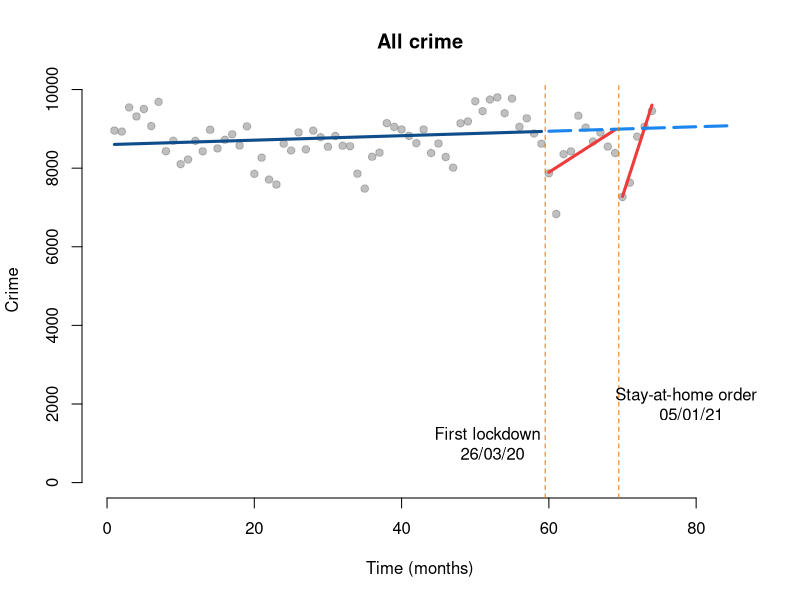
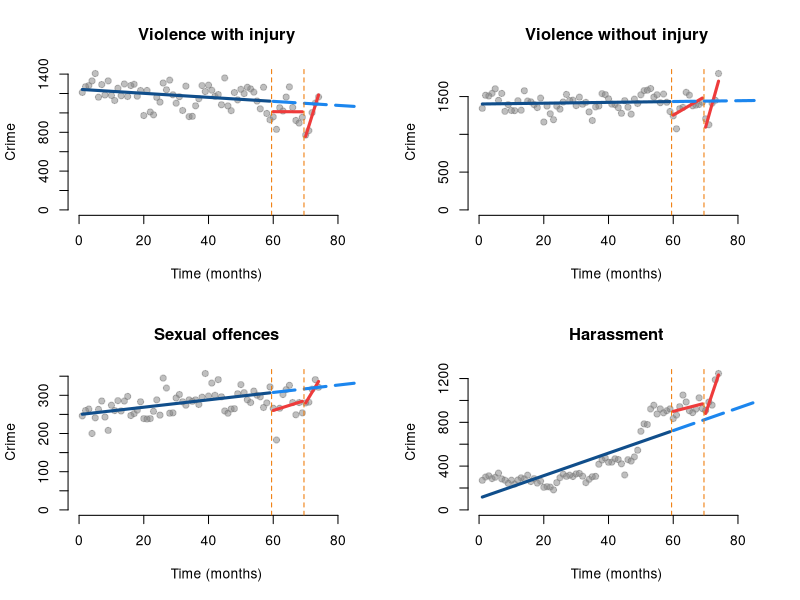
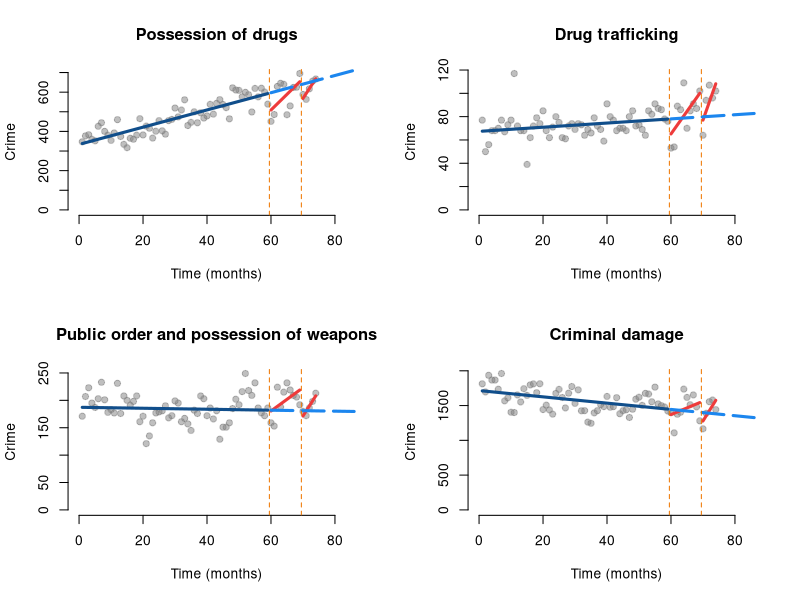
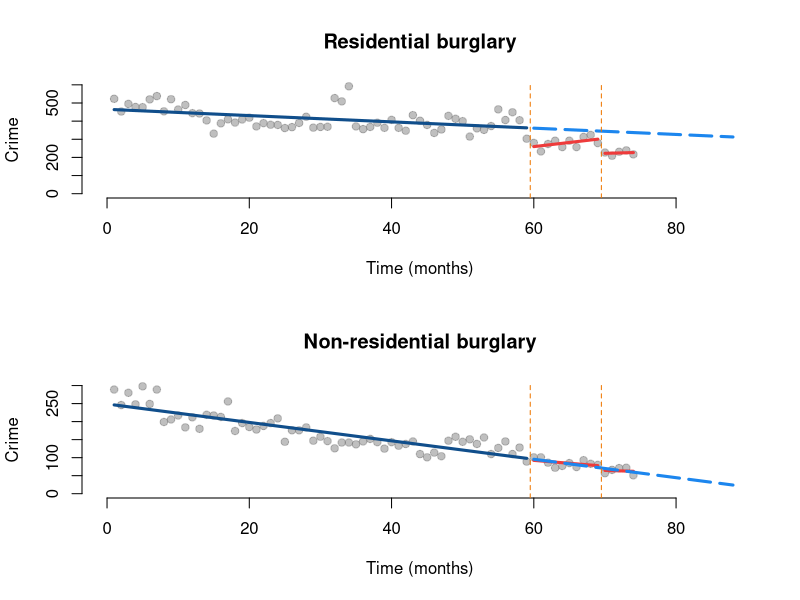
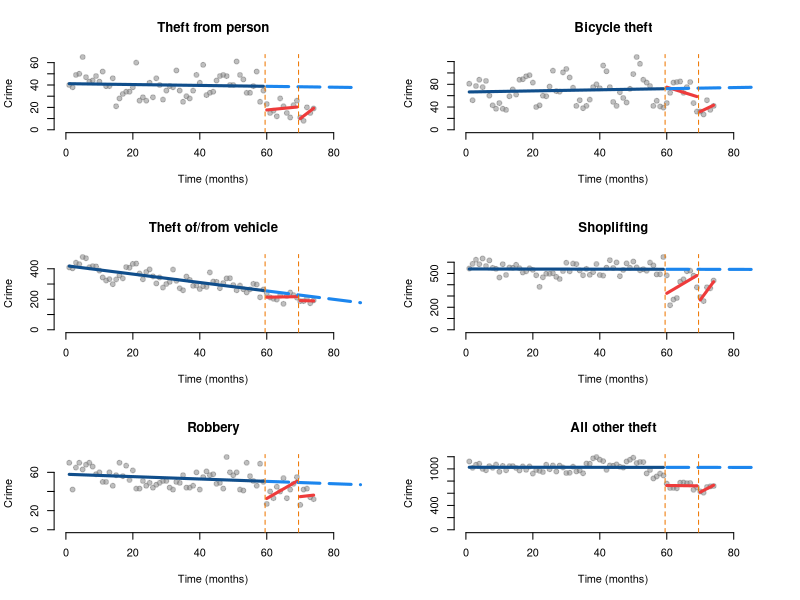
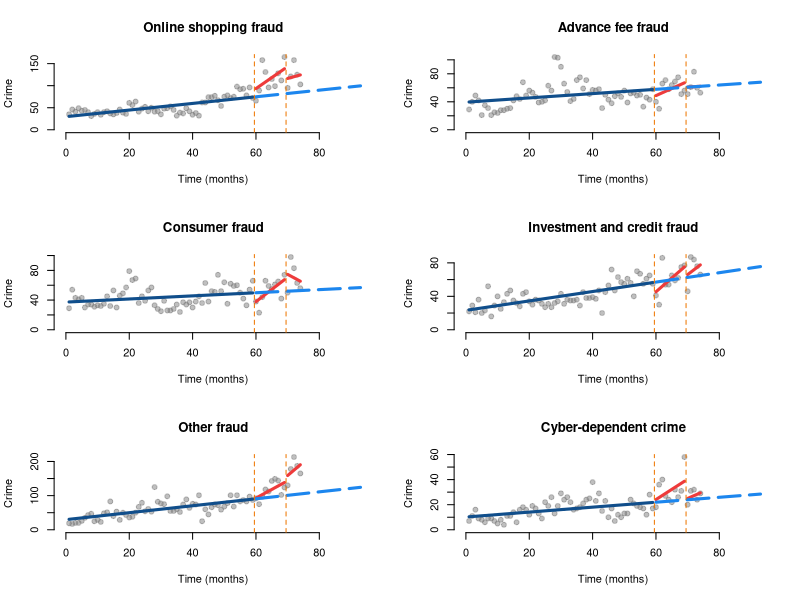

The R script that drew these images, in order:

#######################
#
# Crime and COVID in NI
#
######################

rm(list=ls())

#load packages
library(here)
library(dplyr)

#load data
data <- read.csv(here("data/data_rev.csv"))

#function to obtain model results
modelit <- function(dataset, Y, T, D1, P1, D2, P2){
  
  #estimate temporal model
  ts <- lm(Y ~ T + D1 + P1 + D2 + P2, data = dataset)
  
  #print model results
  summary(ts)
  
}

#function to automate plotting
plotit <- function(dataset, Y, T, D1, P1, D2, P2, title){
  
  #estimate temporal model
  ts <- lm(Y ~ T + D1 + P1 + D2 + P2, data = dataset)
  
  #print model results
  summary(ts)
  
  #predict from the model
  pred1 <- predict(ts, dataset)
  
  #create new dataset where D and P are 0
  datanew <- as.data.frame(cbind(T = rep(1 : length(dataset)), 
                                 D1 = rep(0), 
                                 P1 = rep(0),
                                 D2 = rep(0),
                                 P2 = rep(0)))
  
  #predict counterfactual
  pred2 <- predict(ts, datanew)
  
  #design plot
  plot( Y,
        bty = "n",
        col = gray(0.5, 0.5), pch=19,
        ylim = c(0, max(Y)), xlim=c(0, length(dataset)),
        xlab = "Time (months)", 
        ylab = "Crime",
        main = title)
  
  #draw lines
  lines( rep(1:59), pred1[1:59], col = "dodgerblue4", lwd = 3 )
  lines( rep(60:69), pred1[60:69], col="brown2", lwd = 3 )
  lines( rep(70:length(pred1)), pred1[70:length(pred1)], col="brown2", lwd = 3 )
  lines( rep(60:length(pred2)), pred2[60:length(pred2)], col="dodgerblue2", lwd = 3, lty = 5 ) 
  abline( v=59.5, col="darkorange2", lty=2 )
  abline( v=69.5, col="darkorange2", lty=2 )
  
}

##all crime

#plot all crime
plot.all <- function(){plotit(data, data$All.crime,
                                data$T, data$D1, data$P1, 
                                data$D2, data$P2, "All crime")}
plot.all()

#all text
text(52, 1000, "First lockdown \n 26/03/20")
text(79, 2000, "Stay-at-home order \n 05/01/21")

#save figure: 9.49 x 3.60 inches

##violence
par(mfrow=c(2,2))

#model and plot violence injury
modelit(data, data$Violence.with.injury..including.homicide...death.serious.injury.by.unlawful.driving.,
        data$T, data$D1, data$P1, data$D2, data$P2)

plot.vio.i <- function(){plotit(data, data$Violence.with.injury..including.homicide...death.serious.injury.by.unlawful.driving.,
                                data$T, data$D1, data$P1, 
                                data$D2, data$P2, "Violence with injury")}
plot.vio.i()

#plot violence no injury
modelit(data, data$Violence.without.injury,
        data$T, data$D1, data$P1, data$D2, data$P2)

plot.vio.ni <- function(){plotit(data, data$Violence.without.injury,
                                 data$T, data$D1, data$P1, data$D2, data$P2, "Violence without injury")}
plot.vio.ni()

#sexual crime
modelit(data, data$Sexual.offences,
        data$T, data$D1, data$P1, data$D2, data$P2)

plot.sex <- function(){plotit(data, data$Sexual.offences,
                              data$T, data$D1, data$P1, data$D2, data$P2, "Sexual offences")}
plot.sex()

#Harassment
modelit(data, data$Harassment,
        data$T, data$D1, data$P1, data$D2, data$P2)

plot.har <- function(){plotit(data, data$Harassment,
                              data$T, data$D1, data$P1, data$D2, data$P2, "Harassment")}
plot.har()

#save figure: 9.49 x 5.60 inches

##drugs, damage and public order
data <- data %>%
  mutate(order.weapons = Public.order.offences + Possession.of.weapons.offences)
par(mfrow=c(2,2))

#model and plot possession of drugs
modelit(data, data$Possession.of.drugs,
        data$T, data$D1, data$P1, data$D2, data$P2)

plot.drug.po <- function(){plotit(data, data$Possession.of.drugs,
                                  data$T, data$D1, data$P1, data$D2, data$P2, "Possession of drugs")}
plot.drug.po()

#model and plot drug trafficking
modelit(data, data$Trafficking.of.drugs,
        data$T, data$D1, data$P1, data$D2, data$P2)

plot.drug.tr <- function(){plotit(data, data$Trafficking.of.drugs,
                                  data$T, data$D1, data$P1, data$D2, data$P2, "Drug trafficking")}
plot.drug.tr()

#model and plot public order
modelit(data, data$order.weapons,
        data$T, data$D1, data$P1, data$D2, data$P2)

plot.order <- function(){plotit(data, data$order.weapons,
                                data$T, data$D1, data$P1, data$D2, data$P2, "Public order and possession of weapons")}
plot.order()

#model and plot criminal damage
modelit(data, data$Criminal.damage,
        data$T, data$D1, data$P1, data$D2, data$P2)

plot.damage <- function(){plotit(data, data$Criminal.damage,
                                 data$T, data$D1, data$P1, data$D2, data$P2, "Criminal damage")}
plot.damage()

#save figure: 9.49 x 5.60 inches

##burglary
data <- data %>%
  mutate(domestic.burg = Theft...burglary.residential + Theft...domestic.burglary,
         nondomestic.burg = Theft...burglary.business...community + Theft...non.domestic.burglary)
par(mfrow=c(2,1))

#model and plot domestic burglary
modelit(data, data$domestic.burg,
        data$T, data$D1, data$P1, data$D2, data$P2)

plot.burgl.dom <- function(){plotit(data, data$domestic.burg,
                                    data$T, data$D1, data$P1, data$D2, data$P2, "Residential burglary")}
plot.burgl.dom()

#model and plot non-domestic burglary
modelit(data, data$nondomestic.burg,
        data$T, data$D1, data$P1, data$D2, data$P2)

plot.burgl.nondom <- function(){plotit(data, data$nondomestic.burg,
                                       data$T, data$D1, data$P1, data$D2, data$P2, "Non-residential burglary")}
plot.burgl.nondom()

#save figure: 6.49 x 5.60 inches

##theft and robbery
par(mfrow=c(3,2))

#model and plot theft from the person
modelit(data, data$Theft.from.the.person,
        data$T, data$D1, data$P1, data$D2, data$P2)

plot.theft.p <- function(){plotit(data, data$Theft.from.the.person,
                                  data$T, data$D1, data$P1, data$D2, data$P2, "Theft from person")}
plot.theft.p()

#model and plot bicycle theft
modelit(data, data$Bicycle.theft,
        data$T, data$D1, data$P1, data$D2, data$P2)

plot.theft.b <- function(){plotit(data, data$Bicycle.theft,
                                  data$T, data$D1, data$P1, data$D2, data$P2, "Bicycle theft")}
plot.theft.b()

#model and plot theft of/from vehicle
modelit(data, data$Theft...vehicle.offences,
        data$T, data$D1, data$P1, data$D2, data$P2)

plot.theft.v <- function(){plotit(data, data$Theft...vehicle.offences,
                                  data$T, data$D1, data$P1, data$D2, data$P2, "Theft of/from vehicle")}
plot.theft.v()

#model and plot shoplifting
modelit(data, data$Theft...shoplifting,
        data$T, data$D1, data$P1, data$D2, data$P2)

plot.shoplift <- function(){plotit(data, data$Theft...shoplifting,
                                   data$T, data$D1, data$P1, data$D2, data$P2, "Shoplifting")}
plot.shoplift()

#model and plot robbery
modelit(data, data$Robbery,
        data$T, data$D1, data$P1, data$D2, data$P2)

plot.robbery <- function(){plotit(data, data$Robbery,
                                  data$T, data$D1, data$P1, data$D2, data$P2, "Robbery")}
plot.robbery()

#model and plot all other theft
modelit(data, data$All.other.theft.offences,
        data$T, data$D1, data$P1, data$D2, data$P2)

plot.theft.o <- function(){plotit(data, data$All.other.theft.offences,
                                  data$T, data$D1, data$P1, data$D2, data$P2, "All other theft")}
plot.theft.o()

#save figure: 8.49 x 5.60 inches

##fraud and cyber
data <- data %>%
  mutate_all(~replace(., is.na(.), 0)) %>%
  mutate(other.fraud = False.Accounting + Bankruptcy.and.Insolvency + 
           Department.of.Works.and.Pensions..DWP..Fraud + Fraudulent.Applications.for.Grants.from.Government.Funded.Organisations +
           HM.Revenue...Customs.Fraud..HMRC. + Pension.Fraud.by.Pensioner..or.their.estates. +
           Pension.Fraud.committed.on.Pensions + Pension.Liberation.Fraud +
           Other.Regulatory.Fraud + Fraud.by.Failing.to.Disclose.Information +
           Fraud.by.Abuse.of.Position.of.Trust +
           Dishonestly.retaining.a.wrongful.credit +
           Insurance.Related.Fraud + Insurance.Broker.Fraud +
           Telecom.Industry.Fraud..Misuse.of.Contracts. +
           Corporate.Employee.Fraud + Business.Trading.Fraud + 
           DVLA.Driving.Licence.Application.Fraud + None.of.the.Above,
         advance.fee.fraud = X.419..Advance.Fee.Fraud + Lottery.Scams + Fraud.Recovery +
           Inheritance.Fraud + Rental.Fraud + Other.Advance.Fee.Frauds + Lender.Loan.Fraud +
           Dating.Scam,
         Online.Shopping.and.Auctions = Online.Shopping.and.Auctions,
         consumer.fraud.exc.on.shop = Consumer.Phone.Fraud + Door.to.Door.Sales.and.Bogus.Tradesmen +
           Other.Consumer.Non.Investment.Fraud + Computer.Software.Service.Fraud,
         cyberdependent = Denial.of.Service.Attack + Denial.of.Service.Attack..Extortion +
           Hacking...Server + Hacking...Personal + Hacking...Social.Media.and.Email +
           Hacking...PBX...Dial.Through + Hacking.Extortion,
         investment.banking.credit.fraud = Cheque..Plastic.Card.and.Online.Bank.Accounts..not.PSP. +
           Application..Fraud..excluding.Mortgages. + Mortgage.Related.Fraud +
           Mandate.Fraud + Counterfeit.Cashiers.Cheques +
           Share.sales.or.Boiler.Room.Fraud + Pyramid.or.Ponzi.Schemes +
           Prime.Bank.Guarantees + Time.Shares.and.Holiday.Club.Fraud +
           Other.Financial.Investment
  )
par(mfrow=c(3,2))

#model and plot online shopping fraud
modelit(data, data$Online.Shopping.and.Auctions,
        data$T, data$D1, data$P1, data$D2, data$P2)

plot.online.shop <- function(){plotit(data, data$Online.Shopping.and.Auctions,
                                      data$T, data$D1, data$P1, data$D2, data$P2, "Online shopping fraud")}
plot.online.shop()

#model and plot advance fee fraud
modelit(data, data$advance.fee.fraud,
        data$T, data$D1, data$P1, data$D2, data$P2)

plot.advance.fee <- function(){plotit(data, data$advance.fee.fraud,
                                      data$T, data$D1, data$P1, data$D2, data$P2, "Advance fee fraud")}
plot.advance.fee()

#model and plot consumer fraud
modelit(data, data$consumer.fraud.exc.on.shop,
        data$T, data$D1, data$P1, data$D2, data$P2)

plot.consumer.fraud <- function(){plotit(data, data$consumer.fraud.exc.on.shop,
                                         data$T, data$D1, data$P1, data$D2, data$P2, "Consumer fraud")}
plot.consumer.fraud()

#model and plot investment and credit fraud
modelit(data, data$investment.banking.credit.fraud,
        data$T, data$D1, data$P1, data$D2, data$P2)

plot.invest.fraud <- function(){plotit(data, data$investment.banking.credit.fraud,
                                       data$T, data$D1, data$P1, data$D2, data$P2, "Investment and credit fraud")}
plot.invest.fraud()

#model and plot other fraud
modelit(data, data$other.fraud,
        data$T, data$D1, data$P1, data$D2, data$P2)

plot.other.fraud <- function(){plotit(data, data$other.fraud,
                                      data$T, data$D1, data$P1, data$D2, data$P2, "Other fraud")}
plot.other.fraud()

#model and plot cyber-dependent crime
modelit(data, data$cyberdependent,
        data$T, data$D1, data$P1, data$D2, data$P2)

plot.cyber <- function(){plotit(data, data$cyberdependent,
                                data$T, data$D1, data$P1, data$D2, data$P2, "Cyber-dependent crime")}
plot.cyber()

#save figure: 8.49 x 5.60 inches
